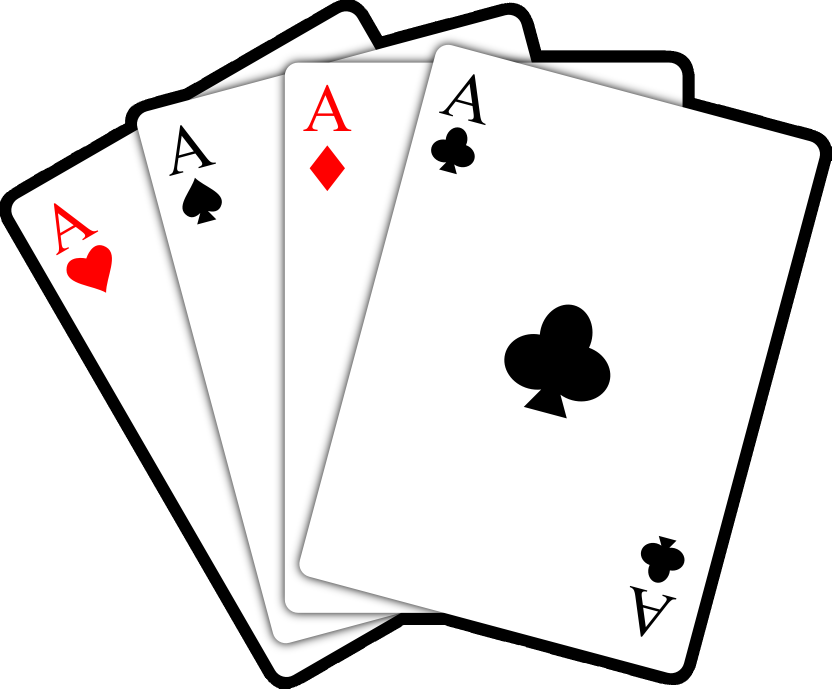
#> input picture Basic Function in openCV/cards.png, 2494 x 2065 px (shown at 1/3 size)
$ python wrap.py
#> lines starting #> are read from the running program, lines starting #| are printed output that depends on the picture
import cv2
import numpy as np

img = cv2.imread('cards.png')
#> img is the input picture: shape (2065, 2494, 3); mean B, G, R 232.4, 232.4, 233.8


width, height = 250,350
pts1 = np.float32([[1327,140],[2449,442],[901,1701],[2028,2012]])
pts2 = np.float32([[0,0],[width,0],[0,height],[width,height]])
matrix = cv2.getPerspectiveTransform(pts1,pts2)
imgOutput = cv2.warpPerspective(img,matrix,(width,height))
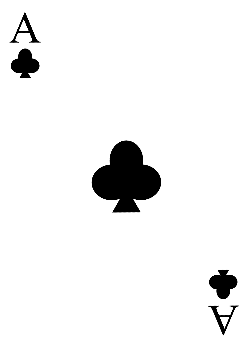
#> imgOutput: shape (350, 250, 3); min 0, max 255, mean 241.8

imgResize = cv2.resize(img, (600,400))
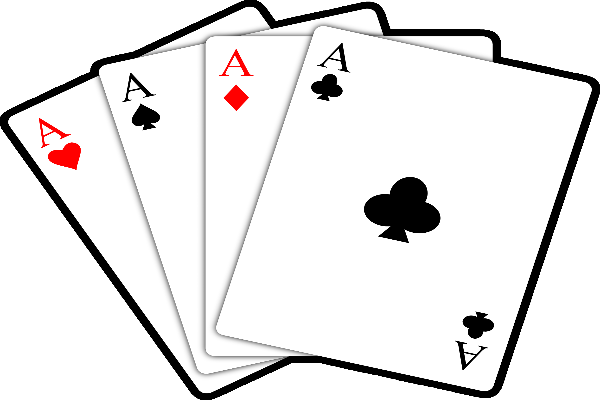
#> imgResize: shape (400, 600, 3); mean B, G, R 232.4, 232.4, 233.8


cv2.imshow("Image", img)
cv2.imshow('Output', imgOutput)
cv2.waitKey(0)
